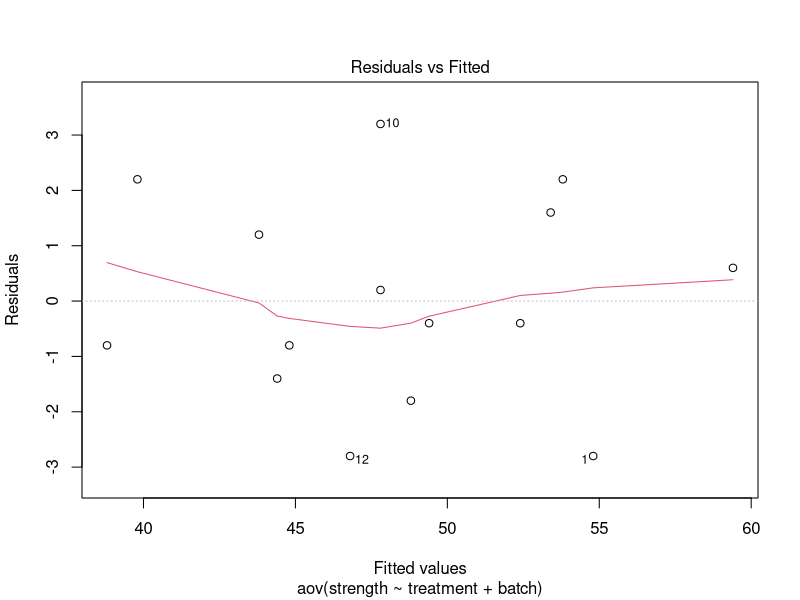
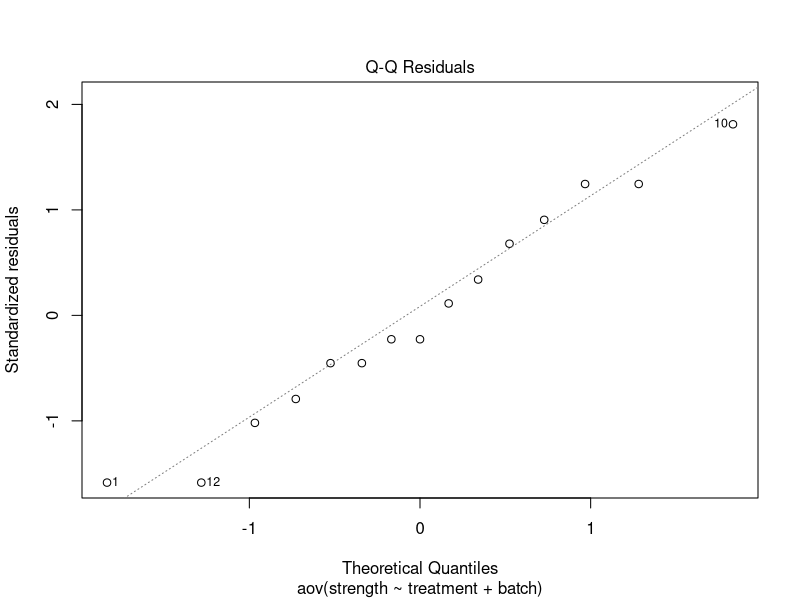

Write R code to recreate these figures, in order.
## ---- chunk 1
MSE <- 169.33/20
MSE
dft <- 4
dfE <- 20
dfb <- dfE/dft
dfb
MSb <- 64.675
SSb <- MSb * dfb
SSb
SSt <- 1010.56
MSt <- SSt / dft
MSt
Fb <- MSb / MSE
Fb
Ft <- 29.84
p_t <- pf(Ft, dft, dfE, lower.tail = F)
p_t
p_b <- pf(Fb, dfb, dfE, lower.tail = F)
p_b
## ---- chunk 2
b <- dfb + 1
b
## ---- chunk 3
batch <- factor(rep(1:5, each = 3))
treatment <- factor(rep(c("A", "B", "C"), times = 5)) 
strength <- c(52, 60, 56, 47, 55, 48, 44, 49, 45, 51, 52, 44, 42, 43, 38) 
data <- data.frame(batch, treatment, strength)
## ---- chunk 4
model <- aov(strength~treatment+batch, data = data)

summary(model)
## ---- chunk 5
TukeyHSD(model, "treatment")
## ---- chunk 6
plot(model, which = 1)
## ---- chunk 7
plot(model, which = 2)
## ---- chunk 8
day <- factor(rep(c("Monday", "Tuesday", "Wednesday", "Thursday"), each = 3)) 
operator <- factor(c("A", "B", "C", "A", "C", "D", "B", "C", "D", "A", "B", "D")) 
kelvin <- c(780, 820, 800, 950, 920, 940, 880, 880, 820, 840, 780, 820) 
data1<-data.frame(day, operator, kelvin)
data1
